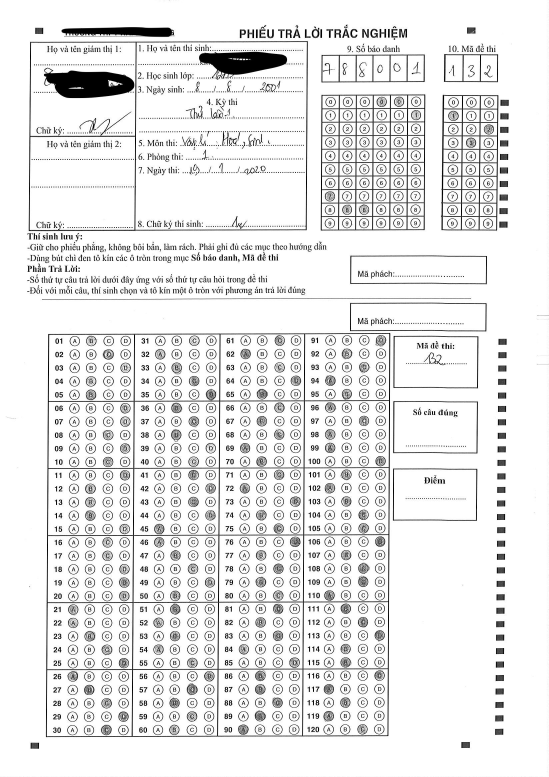
#> input picture P1-0001.jpg, 1646 x 2331 px, given in place of P9-0001.jpg, which was not available (shown at 1/3 size)
$ python ag_local_new.py
#> lines starting #> are read from the running program, lines starting #| are printed output that depends on the picture; after the words box and inside, x2 and y2 are one past the last pixel; in counts of white or black regions, pixels touching at a corner belong together; long printed decimals are rounded; pictures that were not available may be replaced by others from this repository, and a replacement may not be noted
import cv2
import imutils
import numpy as np
from math import *
import random
import datetime
import base64
import io
import sys
import math

glocal = True


def show_image(windowname, image, wait=False, local=glocal):
    if local:
        cv2.imshow(windowname, image)
        if wait:
            cv2.waitKey()
    return


def check_rectangle(c):
    approx_epsilon = 0.02
    approx = cv2.approxPolyDP(c, approx_epsilon * cv2.arcLength(c, True), True)
    num_of_points = len(approx)
    check_points = 4 <= num_of_points <= 5  # Dung la 19
    return check_points


# [18 lines left out: function sort_contours, not called in this run]


def detect4Conners(image):
    ret_code = 0

    # Sharpen image

    # Threshold
    gray = cv2.cvtColor(image, cv2.COLOR_BGR2GRAY)
    thresh = cv2.adaptiveThreshold(gray, 255, cv2.ADAPTIVE_THRESH_GAUSSIAN_C, cv2.THRESH_BINARY_INV, 21, 10)
    contours = cv2.findContours(thresh, cv2.RETR_LIST, cv2.CHAIN_APPROX_SIMPLE)
    contours = imutils.grab_contours(contours)

    # Find black box
    fine_contours = []
    # loop over our contours
    for c in contours:
        (x, y, w, h) = cv2.boundingRect(c)

        if (10 < w < 40) and (10 < h < 40) and (w / h >= 1) and check_rectangle(c):  # and check_rectangle(c):
            if cv2.contourArea(c) / w * h > 0.8:
                # cv2.rectangle(image, (x, y), (x + w, y + h), (0, 255, 0), 1)
                fine_contours.append(c)

    print("Number of Mark  Contours found = " + str(len(fine_contours)))

    # Get bounding rect for all contour
    fine_contours = np.concatenate(fine_contours)

    # Determine and draw bounding rectangle
    rect = cv2.minAreaRect(fine_contours)
    box = np.int0(cv2.boxPoints(rect))
    cv2.drawContours(image, [box], 0, (0, 0, 255), 3)

    show_image('a', image)
    show_image('b', thresh, wait=True)

    print("Rect=", rect)
    if (rect[1][0] < rect[1][1]):
        ra = 90 - rect[2]
    else:
        ra = -rect[2]
    print("Ra=", ra)
    if (ra != 0):
        # rotate
        image = imutils.rotate(image, angle=90 - ra)
        thresh = imutils.rotate(thresh, angle=90 - ra)
    # [8 lines of commented-out code are left out]
    show_image('a', image)
    show_image('b', thresh, wait=True)
    return ret_code, image, thresh


def detectStudentID_new(image, thresh):
    ret_code = 0
    studentID = ""
    # try:
    contours = cv2.findContours(thresh, cv2.RETR_LIST, cv2.CHAIN_APPROX_SIMPLE)
    contours = imutils.grab_contours(contours)

    # Detect Student ID Rect
    for c in contours:
        (x, y, w, h) = cv2.boundingRect(c)
        if (250 < w < 350) and (350 < h < 450) and (w / h < 1):# and check_rectangle(c):
            thresh = thresh[y:y + h, x:x + w]
            image = image[y:y + h, x:x + w]
            print("Crop student id")
            break


    # thresh = cv2.adaptiveThreshold(gray, 255, cv2.ADAPTIVE_THRESH_MEAN_C, cv2.THRESH_BINARY_INV, 11, 1)
    # show_image('b', thresh, wait=True)

    # mask = np.zeros_like(thresh)
    # # Fix horizontal and vertical lines
    # minLineLength = 100
    # lines = cv2.HoughLinesP(image=thresh, rho=1, theta=np.pi, threshold=50, lines=np.array([]),
    #                         minLineLength=minLineLength, maxLineGap=5)
    #
    # a, b, c = lines.shape
    # for i in range(a):
    #     cv2.line(mask, (lines[i][0][0], lines[i][0][1]), (lines[i][0][2], lines[i][0][3]), 255, 1,
    #              cv2.LINE_AA)
    #
    # lines = cv2.HoughLinesP(image=thresh, rho=1, theta=np.pi / 2, threshold=50, lines=np.array([]),
    #                         minLineLength=minLineLength, maxLineGap=5)
    #
    # a, b, c = lines.shape
    # for i in range(a):
    #     cv2.line(mask, (lines[i][0][0], lines[i][0][1]), (lines[i][0][2], lines[i][0][3]), 255, 1,
    #              cv2.LINE_AA)

    # Detect by morpth
    cols = thresh.shape[1]
    horizontal_size = cols // 3
    # Create structure element for extracting horizontal lines through morphology operations
    horizontalStructure = cv2.getStructuringElement(cv2.MORPH_RECT, (horizontal_size, 1))
    # Apply morphology operations
    horizontal = cv2.erode(thresh, horizontalStructure)
    horizontal = cv2.dilate(horizontal, horizontalStructure)
    show_image('c', horizontal, wait=True)

    # Detect by morpth
    rows = thresh.shape[0]
    verticalsize = rows // 10
    # Create structure element for extracting vertical lines through morphology operations
    verticalStructure = cv2.getStructuringElement(cv2.MORPH_RECT, (1, verticalsize))
    # Apply morphology operations
    vertical = cv2.erode(thresh, verticalStructure, iterations=2)
    vertical = cv2.dilate(vertical, verticalStructure)
    # Show extracted vertical lines
    # vertical = cv2.erode(vertical, (3, 3),iterations=50)
    show_image('c', vertical, wait=True)

    mask = np.bitwise_or(vertical, horizontal)

    show_image('c', mask, wait=True)

    # cv2.imshow("horizontal", mask)
    # cv2.waitKey()

    show_image('c', mask, wait=True)
    # mask = cv2.morphologyEx(mask, cv2.MORPH_CLOSE, (31,31))
    # mask = cv2.dilate(mask,(11,1),iterations=3)
    # mask = cv2.blur(mask,(3,3))
    for row in range(mask.shape[0]):
        white = np.count_nonzero(mask[row, :])
        if (white / mask.shape[1] > 0.3):
            # Draw line
            mask[row, :] = 255

    for col in range(mask.shape[1]):
        white = np.count_nonzero(mask[:, col])
        if (white / mask.shape[0] > 0.3):
            # Draw line
            mask[:, col] = 255

    show_image('c', mask, wait=True)
    # cv2.waitKey()

    # thresh = cv2.erode(thresh, kernel=(29, 29))
    contours = cv2.findContours(mask, cv2.RETR_LIST, cv2.CHAIN_APPROX_SIMPLE)
    contours = imutils.grab_contours(contours)

    fine_contours = []
    # loop over our contours
    for c in contours:
        (x, y, w, h) = cv2.boundingRect(c)

        if (30 < w < 90) and (20 < h < 90):
            # cv2.rectangle(image, (x, y), (x + w, y + h), (0,0,255), 1)
            fine_contours.append(c)

    show_image('a', image)
    show_image('b', thresh, wait=True)

    print("So contour total studentID =", len(fine_contours))
    show_image('a', image, wait=True)
    if len(fine_contours) != 60:
        ret_code = -1
        return ret_code, studentID

    fine_contours = sort_contours(fine_contours, method="left-to-right")[0]

    for i in np.arange(0, len(fine_contours), 10):

        # color = (255,0,0)
        cnts = sort_contours(fine_contours[i:i + 10], method="top-to-bottom")[0]

        choice = (0, 0)
        for (j, c) in enumerate(cnts):
            (x, y, w, h) = cv2.boundingRect(c)
            # Tao mask de xem muc do to mau cua contour
            total = np.count_nonzero(thresh[y:y + h, x:x + w])

            # Lap de chon contour to mau dam nhat
            if total > choice[0]:
                # print("Chon")
                choice = (total, j)

            # Lay dap an cua cau hien tai
        studentID += str(choice[1])
        # cv2.drawContours(image, [cnts[choice[1]]], -1, color, 3)

    print("Student ID =", studentID)

    # except:
    #     ret_code = -1

    if len(studentID) != 6:
        ret_code = -1

    return ret_code, studentID


# [338 lines left out: functions detectExamID_new, detectResult, detectResultSheet_new, not called in this run]


def process(image):
    start = datetime.datetime.now()
    final_info = ""
    # image = cv2.imread('data/P1-0005a.jpg')
    # Step 1. Detect 4 corners and rotate
    ret_code, image, thresh = detect4Conners(image)
    if ret_code != 0:
        retdata = {"ret_code": -1, "info": "Can not detect marked points."}
        return (retdata)

    # Step 2. Detect Student ID
    print("Run detectStudentID...")
    ret_code, studentID = detectStudentID_new(image, thresh)
    print("Return from detectStudentID = ", ret_code, studentID)
    if ret_code != 0:
        print("Exit")
        retdata = {"ret_code": -1, "info": "Can not detect studentID."}
        return (retdata)
    else:
        print("Go")
        final_info += studentID

    # Step 3. Detect Exam ID
    print("Run detectExamID...")
    ret_code, ExamID = detectExamID_new(image, thresh)
    print("Return from detectExamID = ", ret_code, ExamID)
    if ret_code != 0:
        retdata = {"ret_code": -1, "info": "Can not detect ExamID."}
        return (retdata)
    else:
        final_info += ExamID

    print("Run detectResultSheet...")
    # Step 4. Detect Result
    ret_code, resultSheet = detectResultSheet_new(image, thresh)
    if ret_code != 0:
        retdata = {"ret_code": -1, "info": "Can not detect resultSheet."}
        return (retdata)
    else:
        final_info += resultSheet

    print(final_info)

    # result, point = calculate_points(final_info)
    print("Thoi gian xu ly = ", datetime.datetime.now() - start)
    # image = detectResultSheet(image)
    retdata = {
        "ret_code": 0,
        "info": final_info
    }

    # [6 lines of commented-out code are left out]

    return (retdata)


def mark():
    global glocal
    # Read image
    # try:
    path = "data/bai thi 120 cau"
    one = True
    if one:
        glocal = True
        image = cv2.imread('data/bai thi 120 cau/P9-0001.jpg')
#> image is the input picture: shape (2331, 1646, 3); min 0, max 255, mean 232
        result = process(image)
#> in detect4Conners, `thresh = cv2.adaptiveThreshold(gray, 255, cv2.ADAPTIVE_THRESH_GAUSSIAN..`:
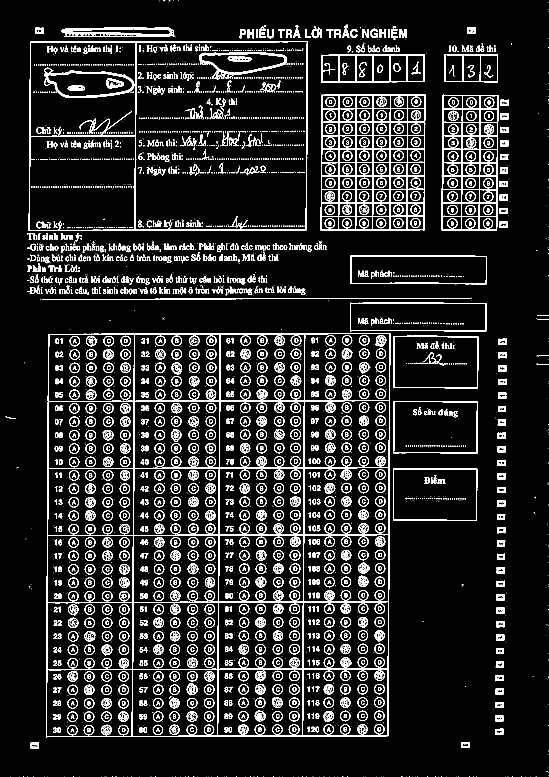
#> thresh: shape (2331, 1646) (shown at 1/3 size); 9.6% white; 5619 white regions (3625 under 20 px)
#> in detect4Conners, `contours = cv2.findContours(thresh, cv2.RETR_LIST, cv2.CHAIN_APPROX_SI..`: contours = 7506 contours, 4161 with area under 20; largest, box (x1, y1, x2, y2) and area: (138, 999, 1171, 2212) 1240174, (86, 123, 923, 693) 471745, (405, 125, 922, 690) 287766, (962, 283, 1276, 692) 126258, (88, 409, 406, 691) 88052
#> the loop in detect4Conners, `for c in contours:` made 7506 passes
#> (x, y, w, h) on passes 1 to 3: (1607, 2330, 1, 1), (1590, 2330, 1, 1), (1523, 2330, 1, 1)
#> after the loop in detect4Conners, `for c in contours:`: fine_contours = 44 contours; largest, box (x1, y1, x2, y2) and area: (1401, 82, 1427, 101) 416, (92, 2228, 117, 2246) 408, (1384, 2226, 1409, 2244) 408, (1499, 543, 1524, 561) 408, (1501, 340, 1526, 358) 408
#| Number of Mark  Contours found = 44
#> in detect4Conners, `fine_contours = np.concatenate(fine_contours)`: fine_contours = contour of 443 points, box (x1, y1, x2, y2) (92, 82, 1526, 2246), area 1479553
#> in detect4Conners, `rect = cv2.minAreaRect(fine_contours)`: rect = ((809.3, 1163.8), (2171.7, 1420.8), -89.63)
#> in detect4Conners, `box = np.int0(cv2.boxPoints(rect))`: box = [[1512, 2254], [91, 2244], [106, 73], [1526, 82]]
#> in detect4Conners, `cv2.drawContours(image, [box], 0, (0, 0, 255), 3)`:
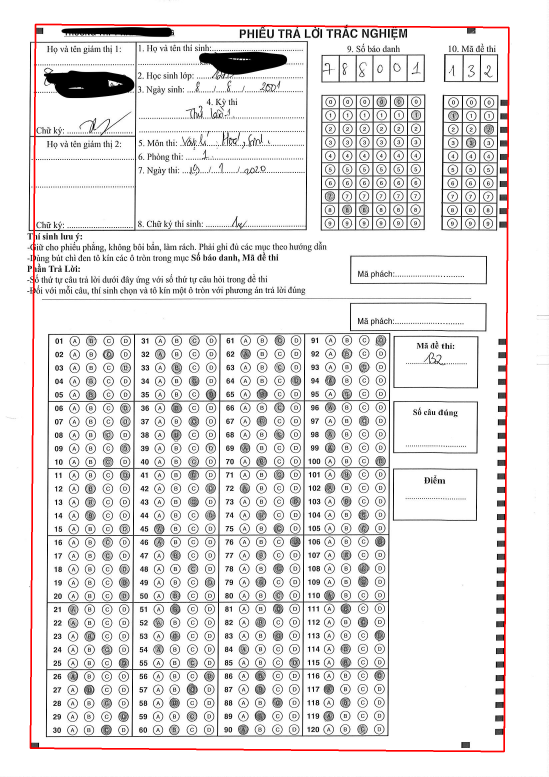
#> image: shape (2331, 1646, 3) (shown at 1/3 size); 0.94% of pixels changed, all inside (x1, y1, x2, y2) = (89, 71, 1529, 2257)
#| Rect= ((809.340, 1163.832), (2171.654, 1420.758), -89.626)
#> in detect4Conners, `ra = -rect[2]`: ra = 89.63
#| Ra= 89.626
#> in detect4Conners, `thresh = imutils.rotate(thresh, angle=90 - ra)`:
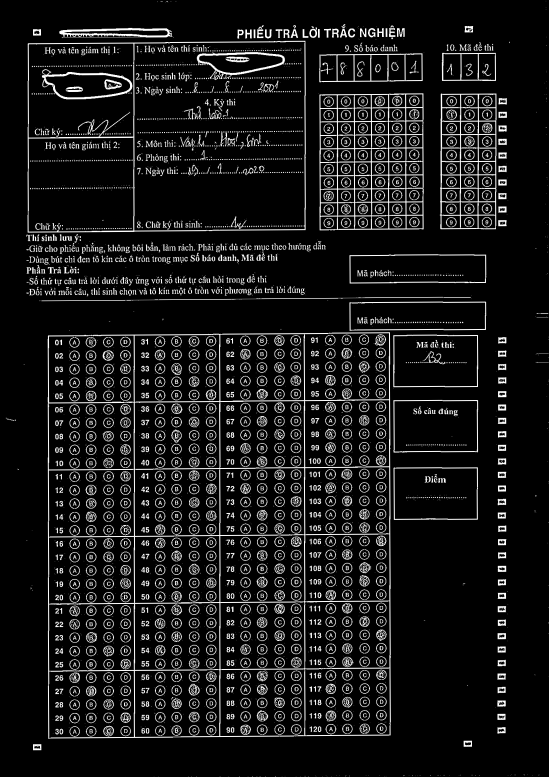
#> thresh: shape (2331, 1646) (shown at 1/3 size); min 0, max 255, mean 24.5
#> in process, `ret_code, image, thresh = detect4Conners(image)`: ret_code = 0
#> in detectStudentID_new, `contours = cv2.findContours(thresh, cv2.RETR_LIST, cv2.CHAIN_APPROX_SI..`: contours = 7519 contours, 4306 with area under 20; largest, box (x1, y1, x2, y2) and area: (142, 996, 1173, 2217) 1242364, (82, 122, 918, 698) 473122, (402, 125, 915, 692) 286706, (958, 280, 1272, 692) 126972, (85, 412, 401, 695) 87407
#> the loop in detectStudentID_new, `for c in contours:` made 6925 passes
#> (c, x, y, w, h) on passes 1 to 3: ([[771, 2330], [772, 2330]], 771, 2330, 2, 1), ([[680, 2330], [681, 2330]], 680, 2330, 2, 1), ([[533, 2330], [534, 2330]], 533, 2330, 2, 1)
#> after the loop in detectStudentID_new, `for c in contours:`:
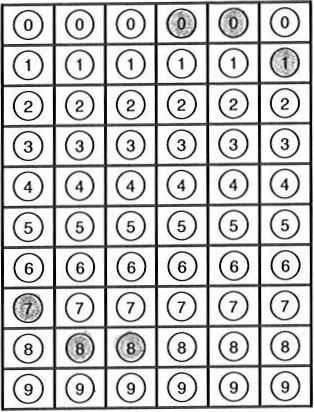
#> image: shape (412, 314, 3); min 0, max 255, mean 200.9
#> after the loop in detectStudentID_new, `for c in contours:`:
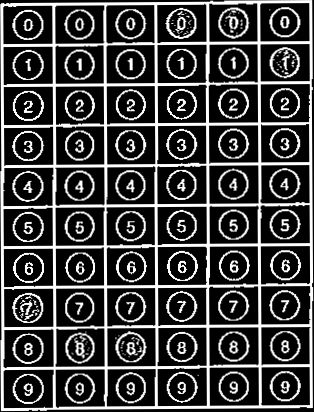
#> thresh: shape (412, 314); min 0, max 255, mean 64.1
#> the loop in detectStudentID_new, `for row in range(mask.shape[0]):` made 412 passes
#> white on passes 1 to 3: 8, 142, 295
#> after the loop in detectStudentID_new, `for row in range(mask.shape[0]):`:
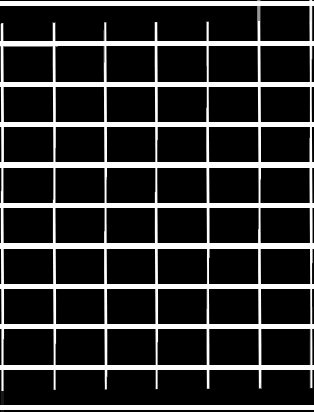
#> mask: shape (412, 314); min 0, max 255, mean 46.4
#> after the loop in detectStudentID_new, `for col in range(mask.shape[1]):`:
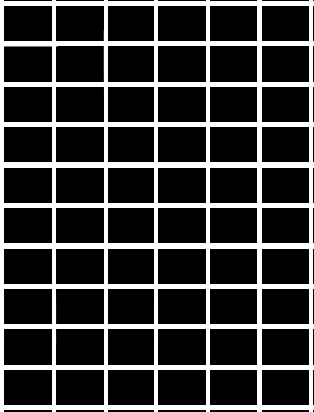
#> mask: shape (412, 314); 5.4% of pixels changed, all inside (x1, y1, x2, y2) = (0, 0, 313, 412)
        print(result)
    else:
        import os
        glocal = False
        #path = "data/Bai 120 cau  - new"
        file1 = open("result.txt", "w")
        for filename in os.listdir(path):
            if filename.endswith(".jpg") and (not filename.startswith(".")):
                # print(os.path.join(directory, filename))
                print("*******************************" + path + "/" + filename)
                image = cv2.imread(path + "/" + filename)  # 'data/Bai 120 cau  - new/P2 (8).jpg')
                result = process(image)
                print(result)
                file1.write(filename + " - " + str(result.get("info")) + "\n")
        file1.close()


print(mark())
